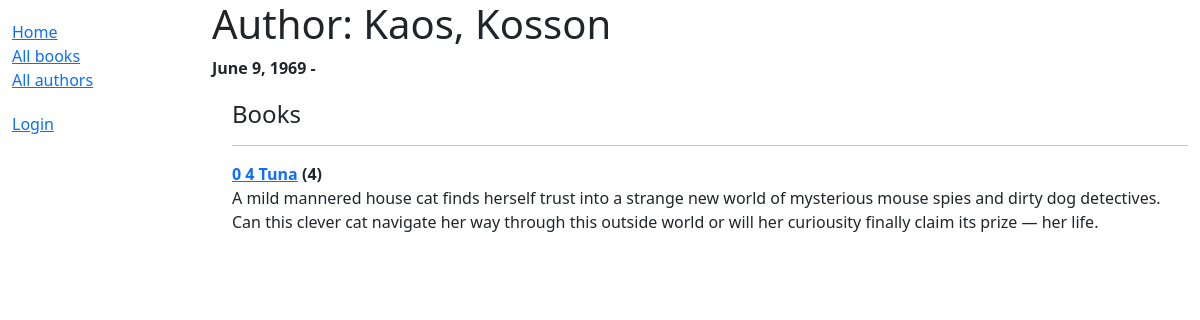
Before: /catalog/author/4 with the older database file.
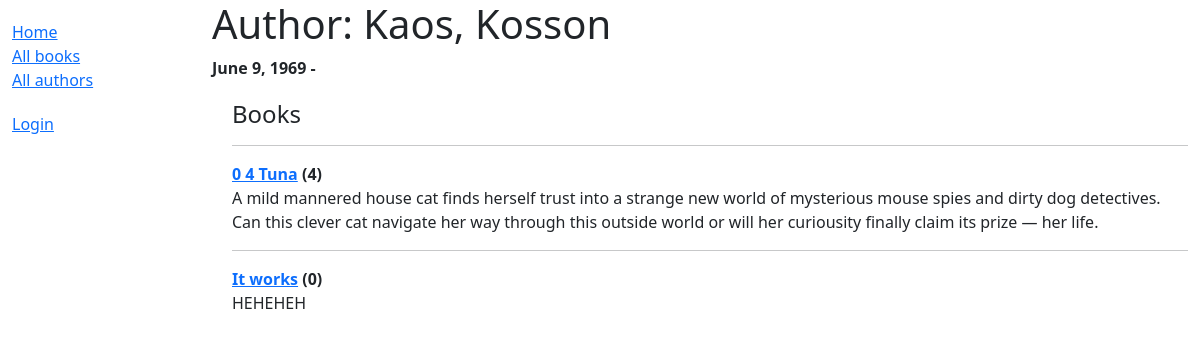
After: the same page with the newer database file.
### catalog/models.py (models this page shows, shortened)
class Book(models.Model):
    title = models.CharField(max_length=200)
    author = models.ForeignKey('Author', on_delete=models.RESTRICT, null=True)
    summary = models.TextField(
        max_length=1000, help_text="Enter a brief description of the book")
    isbn = models.CharField('ISBN', max_length=13,
                            unique=True,
                            help_text='13 Character <a href=\
                                "https://www.isbn-international.org/content/what-isbn'
                                      '">ISBN number</a>')
    genre = models.ManyToManyField(
        Genre, help_text="Select a genre for this book")
    def __str__(self):
        return self.title
    def display_genre(self):
        """Create a string for the Genre. This is required to display genre in Admin."""
        return ', '.join(genre.name for genre in self.genre.all()[:3])
    display_genre.short_description = 'Genre'

### catalog/views.py (the view, shortened to what this page needs)
# urls.py: path('author/<int:pk>', views.AuthorDetailView.as_view(), name='author-detail'),
class AuthorDetailView(generic.DetailView):
    model = Author

### catalog/models.py (called while the page is built)
    def __str__(self):
        return f'{self.last_name}, {self.first_name}'

### catalog/templates/catalog/author_detail.html (shortened to what this page needs)
{% extends "base_generic.html" %}
{% block content %}
<h1>Author: {{ author }}</h1>
{% if author.date_of_birth %}
<p><strong>{{author.date_of_birth}} - {% if author.date_of_death%}{{author.date_of_death}}{% endif %}</strong></p>
{% endif %}
<div style="margin-left: 20px; margin-top: 20px">
  <h4>Books</h4>
<dl>
  {% for book in author.book_set.all %}
  <hr />
  <dt><a href="{% url 'book-detail' book.pk %}">{{ book }}</a> ({{book.bookinstance_set.all.count}})
  </dt>
  <dd>{{book.summary}}</dd>
  {% empty %}
  <p>This author has not written any books.</p>
  {% endfor %}
</dl>
</div>
{% endblock %}
{% block sidebar %}
  {{ block.super }}
{% endblock %}

Changed rows visible on the page:
added Book: title "It works", bookinstance_set.all.count "0", summary "HEHEHEH"
